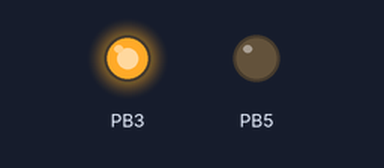
Bench run of a program on a simulated ATmega328P, built with avr-gcc and emulated at 16 MHz. Parts: output pins drawn as LEDs (lit = HIGH).

Above: at 2.5 s.
At 10.5 s:
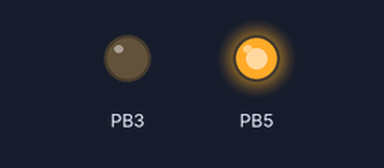
At 14.5 s:
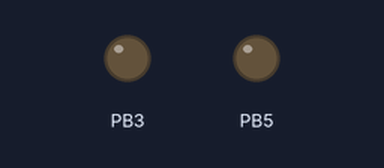
Timing chart, 0 to 20.8 s (numbered marks = the images above):
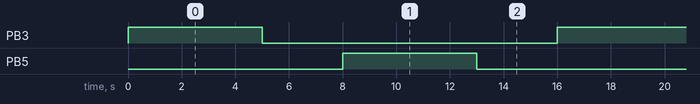

Measured:
- by itself, PB3, PB5: alternates HIGH for 5.0 s and LOW for 11.0 s
- by itself, everything shown: repeats every 16.0 s, in 4 steps

The program:

main.c
```c
#define F_CPU 16000000UL
#include <avr/io.h>
#include <util/delay.h>

void cw(){  // function declaration and definition to turn one LED on and other off

	PORTB|=(1<<PB3);
	PORTB&=~(1<<PB5);

}

void stp(){ // function declaration and definition to turn both off
	PORTB&=~(1<<PB3);
	PORTB&=~(1<<PB5);

}

void ccw(){  // function declaration and definition to turn first LED off and second on

	PORTB&=~(1<<PB3);
	PORTB|=(1<<PB5);
}


int main(void)
{
	DDRB|=(1<<DDB3)|(1<<DDB5);  //Initializing pin3 and pin5 as output


	while (1)

	{
		cw();
		_delay_ms(5000);
		stp();
		_delay_ms(3000);
		ccw();
		_delay_ms(5000);
		stp();
		_delay_ms(3000);

	}
}
```
